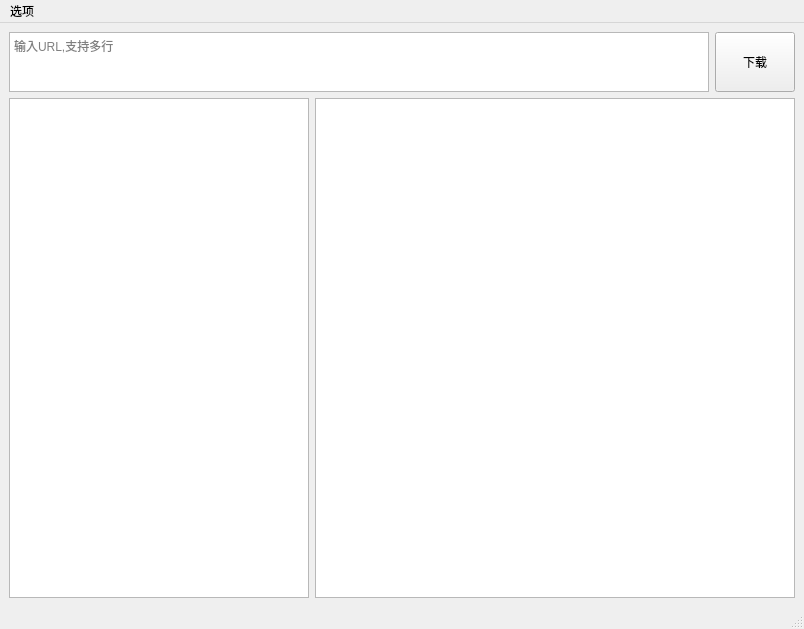
<?xml version="1.0" encoding="UTF-8"?>
<ui version="4.0">
 <class>MainWindow</class>
 <widget class="QMainWindow" name="MainWindow">
  <property name="geometry">
   <rect>
    <x>0</x>
    <y>0</y>
    <width>800</width>
    <height>615</height>
   </rect>
  </property>
  <property name="windowTitle">
   <string>MainWindow</string>
  </property>
  <widget class="QWidget" name="centralwidget">
   <layout class="QGridLayout" name="gridLayout">
    <item row="0" column="0" colspan="2">
     <widget class="QPlainTextEdit" name="UrlTextEdit">
      <property name="minimumSize">
       <size>
        <width>700</width>
        <height>50</height>
       </size>
      </property>
      <property name="maximumSize">
       <size>
        <width>700</width>
        <height>60</height>
       </size>
      </property>
      <property name="placeholderText">
       <string>输入URL,支持多行</string>
      </property>
     </widget>
    </item>
    <item row="0" column="2">
     <widget class="QPushButton" name="DownloadButton">
      <property name="minimumSize">
       <size>
        <width>0</width>
        <height>60</height>
       </size>
      </property>
      <property name="maximumSize">
       <size>
        <width>16777215</width>
        <height>60</height>
       </size>
      </property>
      <property name="text">
       <string>下载</string>
      </property>
     </widget>
    </item>
    <item row="1" column="0">
     <widget class="QListView" name="DownloadList">
      <property name="sizePolicy">
       <sizepolicy hsizetype="Fixed" vsizetype="Fixed">
        <horstretch>0</horstretch>
        <verstretch>0</verstretch>
       </sizepolicy>
      </property>
      <property name="minimumSize">
       <size>
        <width>0</width>
        <height>500</height>
       </size>
      </property>
      <property name="maximumSize">
       <size>
        <width>300</width>
        <height>16777215</height>
       </size>
      </property>
     </widget>
    </item>
    <item row="1" column="1" colspan="2">
     <widget class="QTableView" name="InformationTable"/>
    </item>
   </layout>
  </widget>
  <widget class="QMenuBar" name="menubar">
   <property name="geometry">
    <rect>
     <x>0</x>
     <y>0</y>
     <width>800</width>
     <height>17</height>
    </rect>
   </property>
   <widget class="QMenu" name="menu">
    <property name="title">
     <string>选项</string>
    </property>
    <addaction name="SettingAction"/>
   </widget>
   <addaction name="menu"/>
  </widget>
  <widget class="QStatusBar" name="statusbar"/>
  <action name="SettingAction">
   <property name="text">
    <string>设置</string>
   </property>
  </action>
 </widget>
 <resources/>
 <connections/>
</ui>
